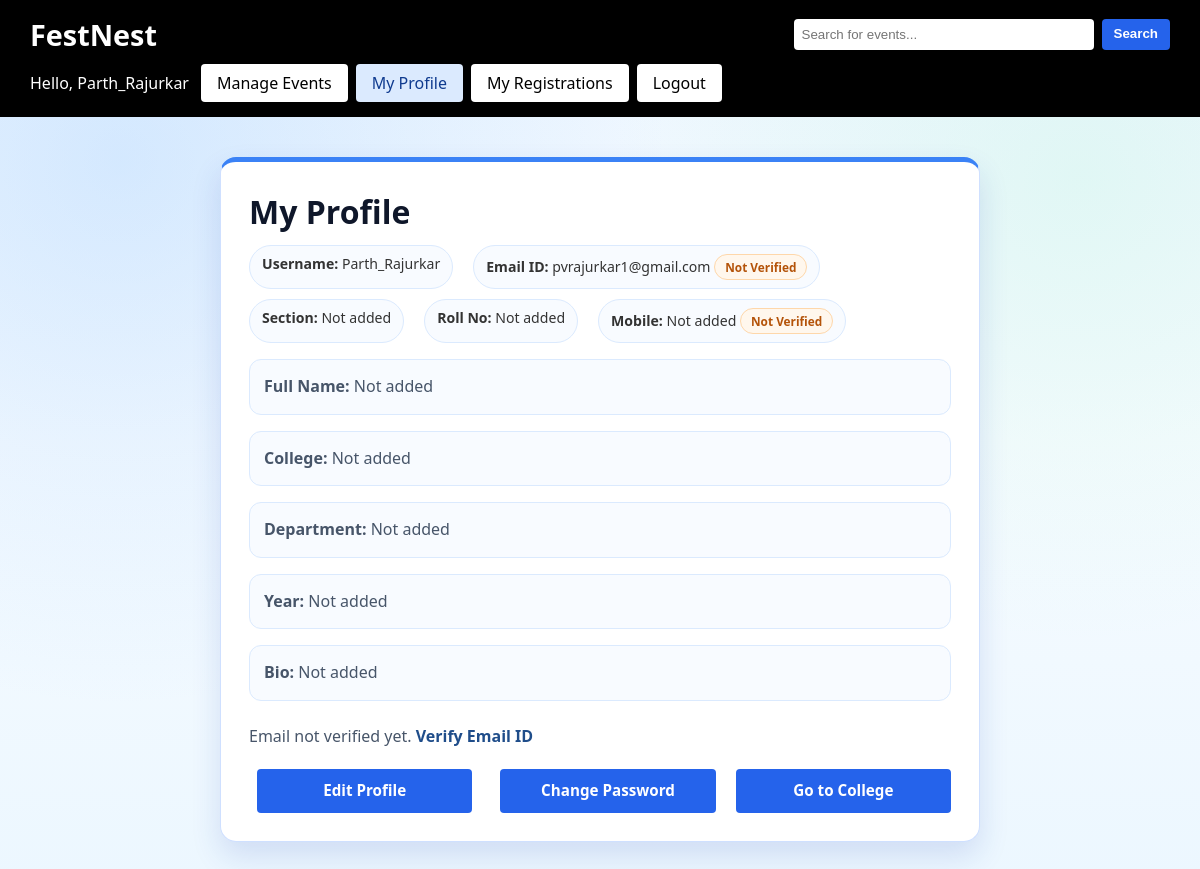
/profile/ (signed in), run on the app's committed database.
### accounts/models.py (models this page shows, shortened)
class Profile(models.Model):
    user = models.OneToOneField(User, on_delete=models.CASCADE, related_name='profile')
    full_name = models.CharField(max_length=120, blank=True)
    college = models.CharField(max_length=180, blank=True)
    department = models.CharField(max_length=120, blank=True)
    year_of_study = models.CharField(max_length=20, blank=True)
    section = models.CharField(max_length=20, blank=True)
    roll_no = models.CharField(max_length=40, blank=True)
    phone = models.CharField(max_length=20, blank=True)
    email_verified = models.BooleanField(default=False)
    phone_verified = models.BooleanField(default=False)
    phone_otp_code = models.CharField(max_length=128, blank=True)
    phone_otp_expires_at = models.DateTimeField(blank=True, null=True)
    password_reset_otp_code = models.CharField(max_length=128, blank=True)
    password_reset_otp_expires_at = models.DateTimeField(blank=True, null=True)
    email_reset_otp_code = models.CharField(max_length=128, blank=True)
    email_reset_otp_expires_at = models.DateTimeField(blank=True, null=True)
    bio = models.TextField(blank=True)

### accounts/views.py (the view)
# urls.py: path('profile/', acc_views.profile_view, name='profile'),
@login_required
def profile_view(request):
    profile, _ = Profile.objects.get_or_create(user=request.user)
    return render(
        request,
        'profile.html',
        {'profile': profile},
    )

### templates/profile.html (shortened to what this page needs)
{% extends 'base.html' %}
{% block body_class %}detail-page{% endblock %}
{% block content %}
<div class="container detail-shell">
    <div class="detail-card profile-card">
        <h1>My Profile</h1>
        <div class="detail-meta">
            <p><strong>Username:</strong> {{ user.username }}</p>
            <p>
                <strong>Email ID:</strong> {{ user.email|default:'Not added' }}
                {% if profile.email_verified %}
                    <span class="team-status-pill submitted">Verified</span>
                {% else %}
                    <span class="team-status-pill full">Not Verified</span>
                {% endif %}
            </p>
            <p><strong>Section:</strong> {{ profile.section|default:'Not added' }}</p>
            <p><strong>Roll No:</strong> {{ profile.roll_no|default:'Not added' }}</p>
            <p>
                <strong>Mobile:</strong> {{ profile.phone|default:'Not added' }}
                {% if profile.phone_verified %}
                    <span class="team-status-pill submitted">Verified</span>
                {% else %}
                    <span class="team-status-pill full">Not Verified</span>
                {% endif %}
            </p>
        </div>
        <p class="detail-description"><strong>Full Name:</strong> {{ profile.full_name|default:'Not added' }}</p>
        <p class="detail-description"><strong>College:</strong> {{ profile.college|default:'Not added' }}</p>
        <p class="detail-description"><strong>Department:</strong> {{ profile.department|default:'Not added' }}</p>
        <p class="detail-description"><strong>Year:</strong> {{ profile.year_of_study|default:'Not added' }}</p>
        <p class="detail-description"><strong>Bio:</strong> {{ profile.bio|default:'Not added' }}</p>
        {% if user.email and not profile.email_verified %}
            <p class="registration-note">
                Email not verified yet.
                <a href="{% url 'request_email_verification' %}" class="event-link">Verify Email ID</a>
            </p>
        {% endif %}
        <div class="detail-actions">
            <a href="{% url 'edit_profile' %}" class="cta-btn detail-action-btn">Edit Profile</a>
            <a href="{% url 'change_password' %}" class="cta-btn detail-action-btn">Change Password</a>
            <a href="{% url 'home' %}" class="cta-btn detail-action-btn back-btn">Go to College</a>
        </div>
    </div>
</div>
{% endblock %}

### templates/base.html (shortened to what this page needs)
{% load static %}
<!DOCTYPE html>
<html lang="en">
<head>
    <link rel="stylesheet" href="{% static 'css/style.css' %}">
</head>
<body class="{% block body_class %}{% endblock %}">
<nav class="header">
    <a href="{% url 'home' %}" class="logo-link"><div class="logo">FestNest</div></a>
    <div class="nav-center">
        <form method="get" action="{% url 'home' %}" class="nav-search-form">
            <input type="text" name="q" value="{% firstof search_query request.GET.q '' %}" placeholder="Search for events..." class="live-search-input">
            <button type="submit" class="search-btn">Search</button>
        </form>
    </div>
    <div class="nav-right">
        {% if user.is_authenticated %}
            <span class="welcome-text">Hello, {{ user.username }}</span>
            {% if user.is_superuser %}
                <a href="{% url 'manage_events' %}" class="signup-btn {% if request.path == '/events/manage/' %}nav-active{% endif %}">Manage Events</a>
            {% endif %}
            <a href="{% url 'profile' %}" class="signup-btn {% if request.path == '/profile/' or request.path == '/profile/edit/' %}nav-active{% endif %}">My Profile</a>
            <a href="{% url 'my_registrations' %}" class="signup-btn {% if request.path == '/my-registrations/' %}nav-active{% endif %}">My Registrations</a>
            <a href="{% url 'logout' %}" class="signup-btn">Logout</a>
        {% else %}
            <a href="{% url 'login' %}" class="signup-btn">Login</a>
            <a href="{% url 'signup' %}" class="signup-btn">Sign Up</a>
        {% endif %}
    </div>
</nav>
{% block content %}{% endblock %}
</body>
</html>

### data on the page
Profile: section "Not added", roll_no "Not added", phone "Not added", full_name "Not added", college "Not added", department "Not added", year_of_study "Not added", bio "Not added"

### other printed values
{{ user.username }} "Parth_Rajurkar"
{{ user.email|default:'Not added' }} "pvrajurkar1@gmail.com"
